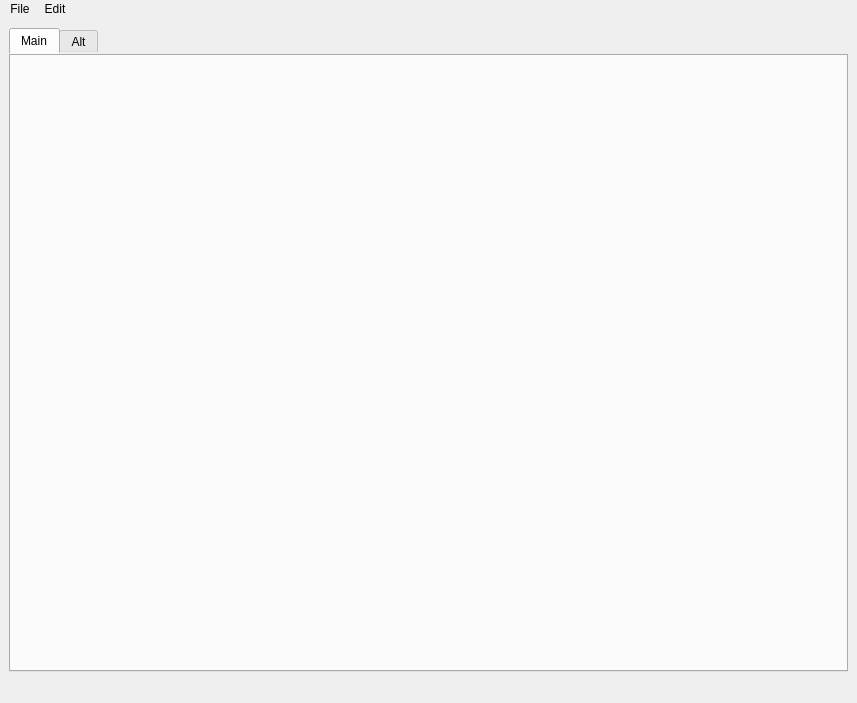
<?xml version="1.0" encoding="UTF-8"?>
<ui version="4.0">
 <class>MainWindow</class>
 <widget class="QMainWindow" name="MainWindow">
  <property name="geometry">
   <rect>
    <x>0</x>
    <y>0</y>
    <width>857</width>
    <height>703</height>
   </rect>
  </property>
  <property name="sizePolicy">
   <sizepolicy hsizetype="MinimumExpanding" vsizetype="MinimumExpanding">
    <horstretch>0</horstretch>
    <verstretch>0</verstretch>
   </sizepolicy>
  </property>
  <property name="windowTitle">
   <string>MainWindow</string>
  </property>
  <property name="styleSheet">
   <string notr="true">border-color: rgb(255, 0, 0);
border-style: solid;
border-width: thick;</string>
  </property>
  <widget class="QWidget" name="centralwidget">
   <property name="sizePolicy">
    <sizepolicy hsizetype="Expanding" vsizetype="Expanding">
     <horstretch>0</horstretch>
     <verstretch>0</verstretch>
    </sizepolicy>
   </property>
   <property name="minimumSize">
    <size>
     <width>800</width>
     <height>600</height>
    </size>
   </property>
   <layout class="QGridLayout" name="gridLayout_3">
    <item row="0" column="0">
     <widget class="QTabWidget" name="tabWidget">
      <property name="sizePolicy">
       <sizepolicy hsizetype="Expanding" vsizetype="Expanding">
        <horstretch>1</horstretch>
        <verstretch>1</verstretch>
       </sizepolicy>
      </property>
      <property name="tabShape">
       <enum>QTabWidget::TabShape::Rounded</enum>
      </property>
      <property name="currentIndex">
       <number>0</number>
      </property>
      <widget class="QWidget" name="menu_widget_1">
       <property name="sizePolicy">
        <sizepolicy hsizetype="Expanding" vsizetype="Expanding">
         <horstretch>0</horstretch>
         <verstretch>0</verstretch>
        </sizepolicy>
       </property>
       <attribute name="title">
        <string>Main</string>
       </attribute>
       <layout class="QVBoxLayout" name="verticalLayout">
        <item>
         <layout class="QVBoxLayout" name="menu_layout_1">
          <property name="sizeConstraint">
           <enum>QLayout::SizeConstraint::SetNoConstraint</enum>
          </property>
         </layout>
        </item>
       </layout>
      </widget>
      <widget class="QWidget" name="menu_widget_2">
       <property name="sizePolicy">
        <sizepolicy hsizetype="Expanding" vsizetype="Expanding">
         <horstretch>0</horstretch>
         <verstretch>0</verstretch>
        </sizepolicy>
       </property>
       <attribute name="title">
        <string>Alt</string>
       </attribute>
       <layout class="QGridLayout" name="gridLayout">
        <item row="0" column="0">
         <layout class="QVBoxLayout" name="menu_layout_2"/>
        </item>
       </layout>
      </widget>
     </widget>
    </item>
   </layout>
  </widget>
  <widget class="QMenuBar" name="menubar">
   <property name="geometry">
    <rect>
     <x>0</x>
     <y>0</y>
     <width>857</width>
     <height>24</height>
    </rect>
   </property>
   <widget class="QMenu" name="menuMenu1">
    <property name="title">
     <string>File</string>
    </property>
    <addaction name="actionOpen"/>
   </widget>
   <widget class="QMenu" name="menuMenu2">
    <property name="title">
     <string>Edit</string>
    </property>
   </widget>
   <addaction name="menuMenu1"/>
   <addaction name="menuMenu2"/>
  </widget>
  <widget class="QStatusBar" name="statusbar"/>
  <action name="actionOpen">
   <property name="text">
    <string>Open</string>
   </property>
  </action>
 </widget>
 <resources/>
 <connections/>
</ui>
